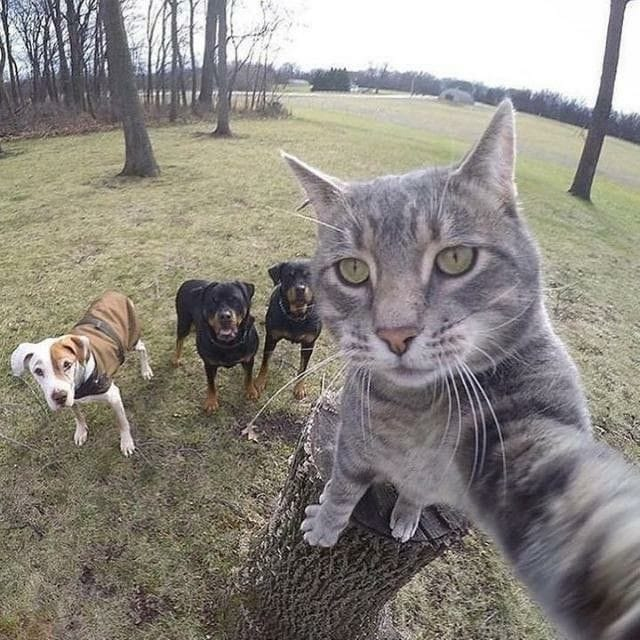
#> input picture 1.jpeg, 640 x 640 px
$ jupyter execute --allow-errors 'PRAKTIKUM  PCD MODUL 8.ipynb'   (older library calls are emulated)
#> lines starting #> are read from the running program, lines starting #| are printed output that depends on the picture
# Transformasi Twirl

[cell 1]
import matplotlib.pyplot as plt
from skimage import data
from skimage.transform import swirl
from skimage import io

image = io.imread('1.jpeg')
#> image is the input picture: shape (640, 640, 3); mean R, G, B 140.3, 135.7, 128.4
swirled = swirl(image, rotation=0, strength=10,
radius=4000)
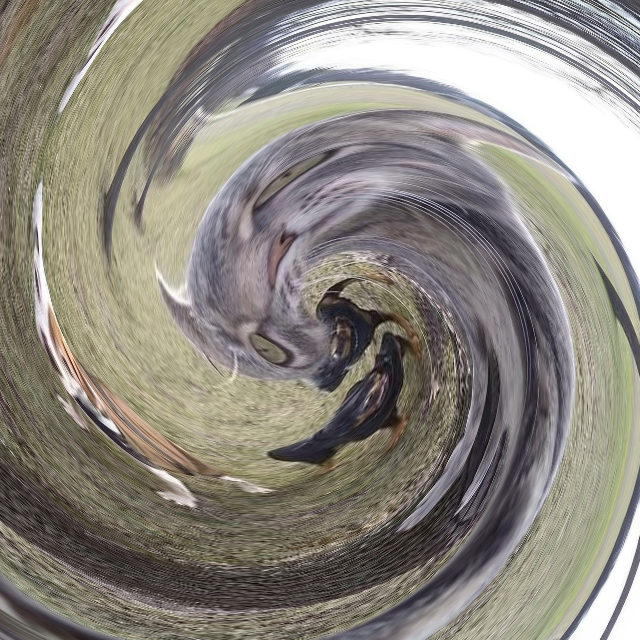
#> swirled: shape (640, 640, 3) float64; mean R, G, B 0.557, 0.539, 0.505
fig, (ax0, ax1) = plt.subplots(nrows=1, ncols=2,
figsize=(8, 3),
 sharex=True,
sharey=True)
ax0.imshow(image, cmap=plt.cm.gray)
ax0.axis('off')
ax1.imshow(swirled, cmap=plt.cm.gray)
ax1.axis('off')
plt.show()
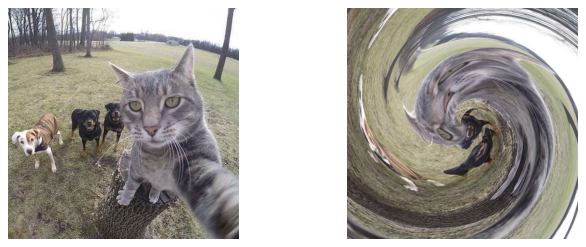
#> figure drawn by matplotlib, 2 panels

# Translation

[cell 2]
import cv2 as cv
import numpy as np
import matplotlib.pyplot as plt

image = cv.imread("1.jpeg")
h, w = image.shape[:2]
#> h = 640; w = 640
half_height, half_width = h // 4, w // 8
#> half_height = 160; half_width = 80
transition_matrix = np.float32([[1, 0, half_width],
                                [0, 1, half_height]])
#> transition_matrix = [[1, 0, 80], [0, 1, 160]]

img_transition = cv.warpAffine(image,
                               transition_matrix,
                               (w, h))
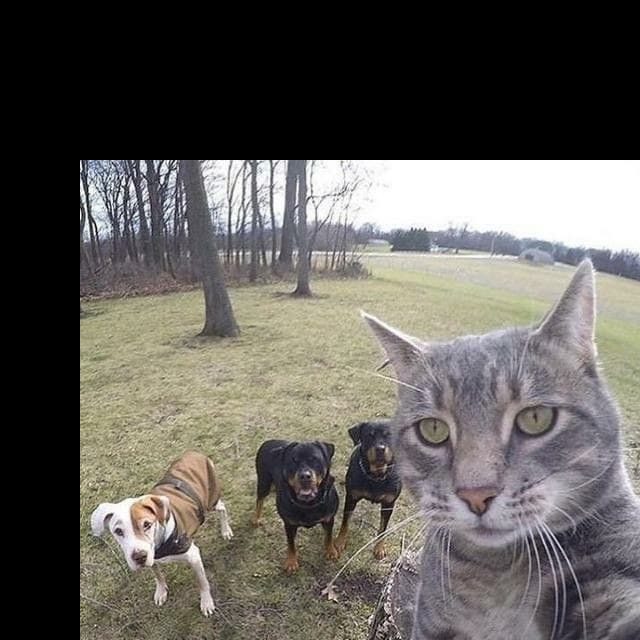
#> img_transition: shape (640, 640, 3); mean B, G, R 90.3, 95, 98

plt.imshow(cv.cvtColor(img_transition, cv.COLOR_BGR2RGB))
plt.title("Translation")
plt.axis('off')
plt.show()

# Rotation

[cell 3]
import cv2 as cv
import numpy as np
import matplotlib.pyplot as plt

image = cv.imread("1.jpeg")
h, w = image.shape[:2]

rotation_matrix = cv.getRotationMatrix2D((w/2, h/2), 180, 0.5)
rotated_image = cv.warpAffine(image, rotation_matrix, (w, h))
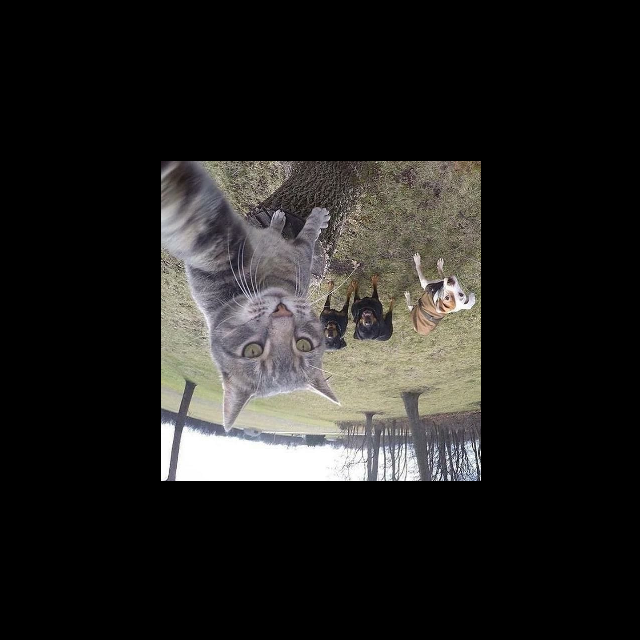
#> rotated_image: shape (640, 640, 3); mean B, G, R 32.1, 33.9, 35.1

plt.imshow(cv.cvtColor(rotated_image, cv.COLOR_BGR2RGB))
plt.title("Rotation")
plt.axis('off')
plt.show()

# Interpolation

[cell 4]
import mahotas as mh
import numpy as np
from pylab import imshow, show
regions = np.zeros((8,8), bool)
regions[:3,:3] = 1
regions[6:,6:] = 1
labeled, nr_objects = mh.label(regions)
imshow(labeled, interpolation='nearest')
show()
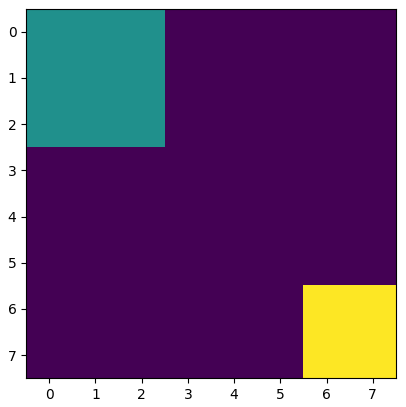
#> figure drawn by matplotlib, 1 panel

[cell 5]
labeled,nr_objects = mh.label(regions,
np.ones((3,3), bool))

#> (a cell that did not finish here is left out)

[cell 7]
array = np.random.random_sample(regions.shape)
#> (the rest of this cell did not finish here and is left out)

# Skala Interpolasi Miring

[cell 8]
import cv2 as cv
import numpy as np
import matplotlib.pyplot as plt

image = cv.imread("1.jpeg")

fig, ax = plt.subplots(1, 3, figsize=(16, 8))

image_scaled = cv.resize(image, None, fx=0.15, fy=0.15)
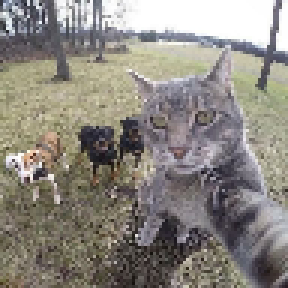
#> image_scaled: shape (96, 96, 3) (shown 3 times larger); mean B, G, R 128.3, 135.6, 140.3
ax[0].imshow(cv.cvtColor(image_scaled, cv.COLOR_BGR2RGB))
ax[0].set_title("Linear Interpolation Scale")

image_scaled_2 = cv.resize(image, None, fx=2, fy=2, interpolation=cv.INTER_CUBIC)
ax[1].imshow(cv.cvtColor(image_scaled_2, cv.COLOR_BGR2RGB))
ax[1].set_title("Cubic Interpolation Scale")

image_scaled_3 = cv.resize(image, (200, 400), interpolation=cv.INTER_AREA)
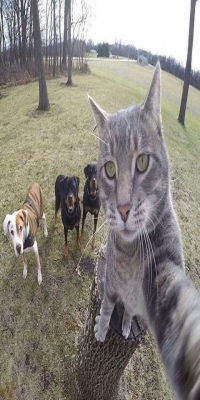
#> image_scaled_3: shape (400, 200, 3); mean B, G, R 128.4, 135.7, 140.3
ax[2].imshow(cv.cvtColor(image_scaled_3, cv.COLOR_BGR2RGB))
ax[2].set_title("Skewed Interpolation Scale")
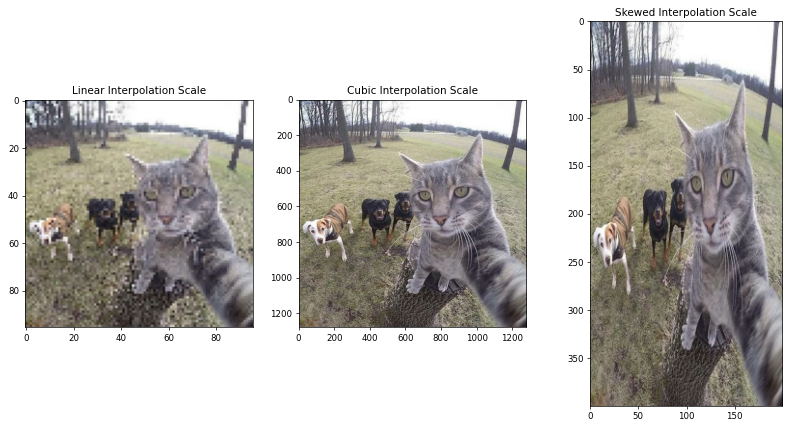
#> figure drawn by matplotlib, 3 panels
